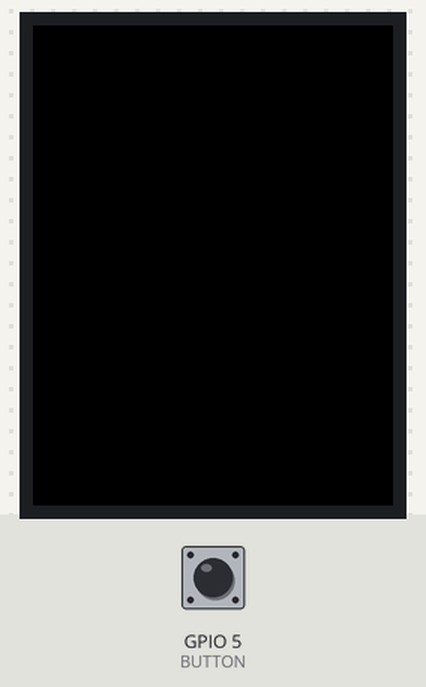
This sketch was run on a simulated ESP32. Shown: 240×320 colour display. Inputs (shaded band) come from the test bench; at power-on: GPIO 5 (BUTTON) HIGH. WiFi joins after 1.5 s; servers stay silent unless stated; a WiFi scan finds three made-up networks; what the sketch prints to the serial monitor is not drawn.

Above: at 7.5 s.
7.6 s: GPIO 5 (BUTTON) pulled LOW for 1 s
10.1 s: GPIO 5 (BUTTON) pulled LOW for 3.2 s
At 11.0 s:
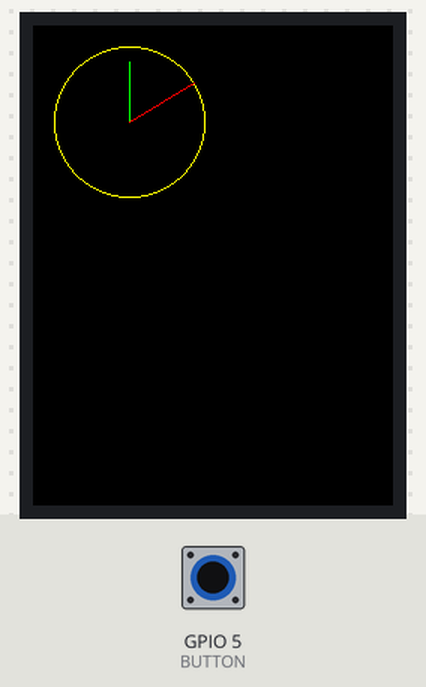
Timing chart, 0 to 13.1 s (numbered marks = the images above; inputs shaded):
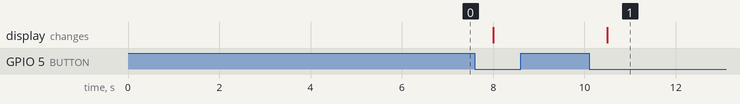

Measured:
- after the input at 10.1 s, the display: changes after 0.40 s (image 1)

The sketch:

watch.ino
```cpp
#include <wifi.h> //Connect to WiFi Network
    #include<string.h> // Used for some string handling and processing
    #include <tft_espi.h> // Graphics and font library for ST7735 driver chip
    #include <spi.h> // Used in support of TFT Display
    #include <math.h> // Used for mathematical functions

    TFT_eSPI tft = TFT_eSPI();  // Invoke library, pins defined in User_Setup.h

    //Some constants and some resources:
    const int RESPONSE_TIMEOUT = 6000; //ms to wait for response from host
    const int GETTING_PERIOD = 2000; //periodicity of getting a number fact
    const int BUTTON_TIMEOUT = 1000; //button timeout in milliseconds
    const uint16_t IN_BUFFER_SIZE = 1000; //size of buffer to hold HTTP request
    const uint16_t OUT_BUFFER_SIZE = 1000; //size of buffer to hold HTTP response
    char request_buffer[IN_BUFFER_SIZE]; //char array buffer to hold HTTP request
    char response_buffer[OUT_BUFFER_SIZE]; //char array buffer to hold HTTP response

    char network[] = "MIT";
    char password[] = "";

    uint8_t channel = 1; //network channel on 2.4 GHz
    byte bssid[] = {0x04, 0x95, 0xE6, 0xAE, 0xDB, 0x41}; //6 byte MAC address of AP you're targeting.

    const int BUTTON = 5; //connect to pin 5
    unsigned long timer; // used for starting millis() readings
    uint8_t draw_state;  //used for remembering state
    uint8_t previous_value;  //used for remembering previous button

    // Store timestamp information for math operations
    int hour;
    int minute;
    int second;

    // Angles each hand is from the top of the clock
    double theta_hr;
    double theta_min;
    double theta_sec;

    // Store timestamp information to be printed on screen
    char* hour_tok;
    char* minute_tok;

    int DB_COUNT_THRESHOLD = 300;
    int db_state = 1;
    int db_count = 0;

    void setup() {
      tft.init(); //initialize the screen
      tft.setRotation(2); //set rotation for our layout
      tft.setTextSize(1); //default font size
      tft.fillScreen(TFT_BLACK); //fill background
      tft.setTextColor(TFT_GREEN, TFT_BLACK); //set color of font to green foreground, black background
      Serial.begin(115200); //begin serial comms

      timer = millis();

      int n = WiFi.scanNetworks();
      Serial.println("scan done");
      if (n == 0) {
        Serial.println("no networks found");
      } else {
        Serial.print(n);
        Serial.println(" networks found");
        for (int i = 0; i < n; ++i) {
          Serial.printf("%d: %s, Ch:%d (%ddBm) %s ", i + 1, WiFi.SSID(i).c_str(), WiFi.channel(i), WiFi.RSSI(i), WiFi.encryptionType(i) == WIFI_AUTH_OPEN ? "open" : "");
          uint8_t* cc = WiFi.BSSID(i);
          for (int k = 0; k < 6; k++) {
            Serial.print(*cc, HEX);
            if (k != 5) Serial.print(":");
            cc++;
          }
          Serial.println("");
        }
      }
      delay(100); //wait a bit (100 ms)

      //if using regular connection use line below:
      WiFi.begin(network, password);
      //if using channel/mac specification for crowded bands use the following:
      //WiFi.begin(network, password, channel, bssid);
      uint8_t count = 0; //count used for Wifi check times
      Serial.print("Attempting to connect to ");
      Serial.println(network);
      while (WiFi.status() != WL_CONNECTED && count < 6) {
        delay(500);
        Serial.print(".");
        count++;
      }
      delay(2000);
      if (WiFi.isConnected()) { //if we connected then print our IP, Mac, and SSID we're on
        Serial.println("CONNECTED!");
        Serial.printf("%d:%d:%d:%d (%s) (%s)\n", WiFi.localIP()[3], WiFi.localIP()[2],
                      WiFi.localIP()[1], WiFi.localIP()[0],
                      WiFi.macAddress().c_str() , WiFi.SSID().c_str());
        delay(500);
      } else { //if we failed to connect just Try again.
        Serial.println("Failed to Connect :/  Going to restart");
        Serial.println(WiFi.status());
        ESP.restart(); // restart the ESP (proper way)
      }

      pinMode(BUTTON, INPUT_PULLUP); //sets IO pin 5 as an input which defaults to a 3.3V signal when unconnected and 0V when the switch is pushed
      draw_state = 0; //initialize to 0
      previous_value = 1; //initialize to 1
    }

    // Debouncing function to update state after button bouncing has steadied
    uint8_t db_button(uint8_t input) {
      if (input != db_state) {
        db_count++;
        if (db_count > DB_COUNT_THRESHOLD) {
          db_state = !db_state;
        }
      } else {
        db_count = 0;
      }
      return db_state;
    }

    void loop() {

      // Make GET request to http://iesc-s3.mit.edu/esp32test/currenttime every minute
      if (millis() - timer == 60000) {
        sprintf(request_buffer, "GET http://iesc-s3.mit.edu/esp32test/currenttime\r\n");
        strcat(request_buffer, "Host: iesc-s3.mit.edu\r\n"); //add more to the end
        strcat(request_buffer, "\r\n"); //add blank line!
        //submit to function that performs GET.  It will return output using response_buffer char array
        do_http_GET("iesc-s3.mit.edu", request_buffer, response_buffer, OUT_BUFFER_SIZE, RESPONSE_TIMEOUT, true);
        Serial.println(response_buffer); //print to serial monitor
        timer = millis();
      }

      // Record seconds passed according to internal timer
      second = (millis() - timer) / 1000;

      // Parse response buffer using delimiters and store hours, minutes in variables
      char* token = strtok(response_buffer, " :");
      int count = 1;
      while (token != NULL) {
        count++;
        if (count == 3) {
          hour_tok = token;
          hour = atoi(token);
        }
        else if (count == 4) {
          minute_tok = token;
          minute = atoi(token);
        }
        token = strtok(NULL, " :");
      }

      uint8_t value = db_button(digitalRead(BUTTON)); //get reading
      if (value == 0 and previous_value == 1) { // check if button if pressed
        // If state = 0, show digital reading of time on screen
        if (draw_state == 0) {
          draw_state = 1;
          tft.fillScreen(TFT_BLACK);
          tft.setCursor(0, 0, 1);
          tft.print(hour_tok);
          tft.print(":");
          tft.print(minute_tok);
        }
        // If state = 1, show analog reading of time on screen
        else if (draw_state == 1) {
          draw_state = 0;
          tft.fillScreen(TFT_BLACK);
          tft.drawCircle(64, 64, 50, TFT_YELLOW);

          // Draw hour hand
          if (hour > 12) {  // Account for pm times
            hour -= 12;
          }
          theta_hr = ((hour + (minute / 60.0))/ 12.0) * (2 * M_PI);  // Calculate angle between hour hand and top of the clock
          tft.drawLine(64, 64, 25 * sin(theta_hr) + 64, 64 - 25 * cos(theta_hr), TFT_BLUE);

          // Draw minute hand
          theta_min = (minute / 60.0) * (2 * M_PI); // Calculate angle between minute hand and top of the clock
          tft.drawLine(64, 64, 40 * sin(theta_min) + 64, 64 - 40 * cos(theta_min), TFT_GREEN);

          // Draw second hand
          theta_sec = (second / 60.0) * (2 * M_PI); // Calculate angle between second hand and top of the clock
          tft.drawLine(64, 64, 50 * sin(theta_sec) + 64, 64 - 50 * cos(theta_sec), TFT_RED);
        }

      }
      previous_value = value; // Set old button value
    }

    /*----------------------------------
       char_append Function:
       Arguments:
          char* buff: pointer to character array which we will append a
          char c:
          uint16_t buff_size: size of buffer buff

       Return value:
          boolean: True if character appended, False if not appended (indicating buffer full)
    */
    uint8_t char_append(char* buff, char c, uint16_t buff_size) {
      int len = strlen(buff);
      if (len > buff_size) return false;
      buff[len] = c;
      buff[len + 1] = '\0';
      return true;
    }

    /*----------------------------------
       do_http_GET Function:
       Arguments:
          char* host: null-terminated char-array containing host to connect to
          char* request: null-terminated char-arry containing properly formatted HTTP GET request
          char* response: char-array used as output for function to contain response
          uint16_t response_size: size of response buffer (in bytes)
          uint16_t response_timeout: duration we'll wait (in ms) for a response from server
          uint8_t serial: used for printing debug information to terminal (true prints, false doesn't)
       Return value:
          void (none)
    */
    void do_http_GET(char* host, char* request, char* response, uint16_t response_size, uint16_t response_timeout, uint8_t serial) {
      WiFiClient client; //instantiate a client object
      if (client.connect(host, 80)) { //try to connect to host on port 80
        if (serial) Serial.print(request);//Can do one-line if statements in C without curly braces
        client.print(request);
        memset(response, 0, response_size); //Null out (0 is the value of the null terminator '\0') entire buffer
        uint32_t count = millis();
        while (client.connected()) { //while we remain connected read out data coming back
          client.readBytesUntil('\n', response, response_size);
          if (serial) Serial.println(response);
          if (millis() - count > response_timeout) break;
        }
        count = millis();
        if (serial) Serial.println(response);
        client.stop();
        if (serial) Serial.println("-----------");
      } else {
        if (serial) Serial.println("connection failed :/");
        if (serial) Serial.println("wait 0.5 sec...");
        client.stop();
      }
    }
```
